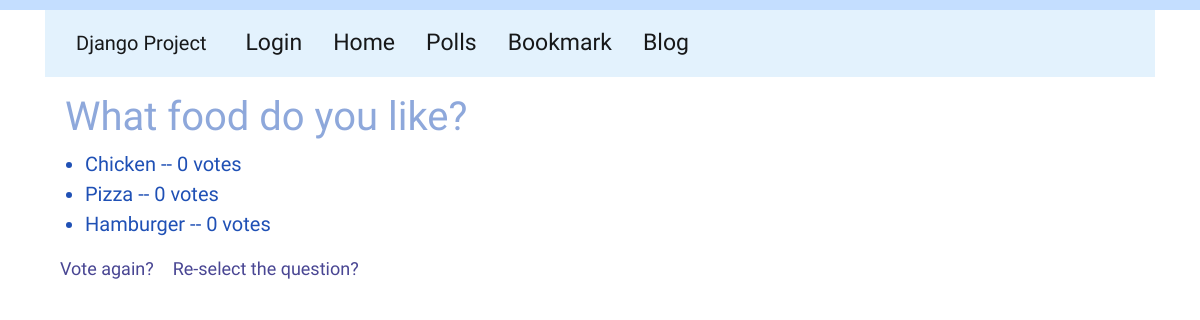
Page /polls/1/results/ on the committed database.
### polls/models.py (models this page shows, shortened)
class Question(models.Model):
    question_text = models.CharField(max_length=200)
    pub_date = models.DateTimeField('date published')
    def was_published_recently(self): # 최근 등록 여부 구분
        return self.pub_date >= timezone.now() - datetime.timedelta(days=1)
    was_published_recently.admin_order_field = 'pub_date'
    was_published_recently.boolean = True
    was_published_recently.short_description = 'Published recently?'

class Choice(models.Model):
    question = models.ForeignKey(Question, on_delete=models.CASCADE)
    choice_text = models.CharField(max_length=200)
    votes = models.IntegerField(default=0)

### polls/views.py (the view)
# urls.py: path('<int:pk>/results/', views.ResultsView.as_view(), name='results'),
class ResultsView(generic.DetailView):
    model = Question
    template_name = 'polls/results.html'

### polls/templates/polls/results.html (shortened to what this page needs)
{% extends 'base.html' %}
{% block content %}
    {% load static %}
    <link rel="stylesheet" href="{% static 'polls/style.css' %}">
    <h1>{{question.question_text}}</h1>
    <ul>
        {% for choice in question.choice_set.all %}
        <li>{{choice.choice_text}} -- {{choice.votes}} vote{{choice.votes|pluralize}}</li>
        {% endfor %}
    </ul>
    <a href="{% url 'polls:detail' question.id %}">Vote again?</a>
    <a href="{% url 'polls:index' %}">Re-select the question?</a>
{% endblock %}

### polls/static/polls/style.css (style rules this page uses)
body { border-top: 10px solid #C4DEFF; font-family: 'Jua', sans-serif; }
h1 { color: #8EA8DB; margin-left: 20px; }
ul li { font-size: 20px; color: #1F50B5; }
a { font-size: 18px; color: #494693; margin-left: 15px; }

### rows in the picture
Question: question_text "What food do you like?"
Choice: choice_text "Chicken", votes "0"
Choice: choice_text "Pizza", votes "0"
Choice: choice_text "Hamburger", votes "0"
